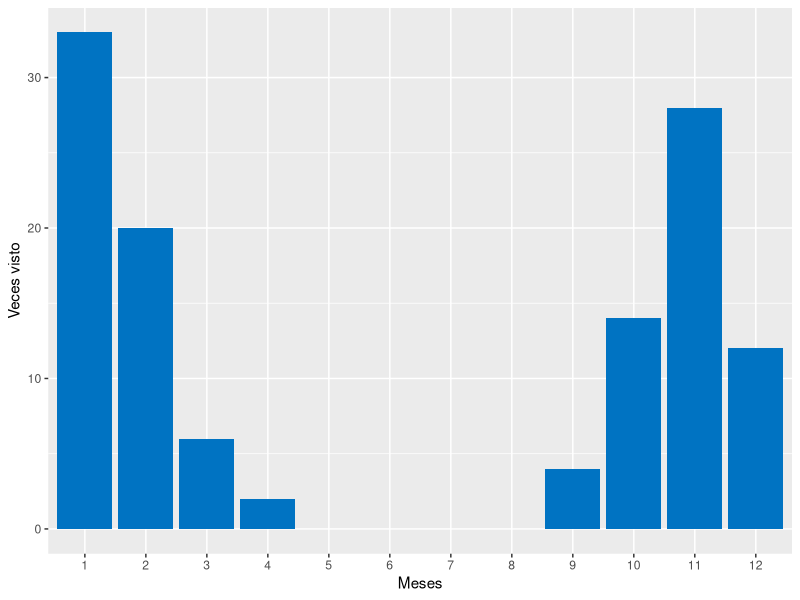

The R script that drew this image:
## ---- chunk 1
library(tidyverse)
library(readr)
library(lubridate)
library(ggplot2)
## ---- chunk 2
data_inat <- read_csv("data_inat.csv", show_col_types = FALSE)
## ---- chunk 3
data_inat <- data_inat %>% 
  select(., scientific_name, common_name, time_observed_at) %>%
  # Elimina las filas que no tengan fecha
  filter(., !time_observed_at == "")
## ---- chunk 4
head(data_inat)
## ---- chunk 5
data_inat <- data_inat%>% 
  mutate(., month_observed_at = as.character(month(time_observed_at)))
## ---- chunk 6
head(data_inat)
## ---- chunk 7
# Para contar n° de obs por especie
new_inat_data <- data_inat %>%
  count(scientific_name)

new_inat_data
## ---- chunk 8
data_inat %>% 
  filter(., .$scientific_name=="Salvator merianae") %>% 
  select(month_observed_at) %>% 
  summarise(., avg = mean(month_observed_at))
## ---- chunk 9
n_meses <- c("1","2","3","4","5","6","7","8","9","10","11","12")

data_inat %>% 
  select(scientific_name, month_observed_at) %>% 
  filter(scientific_name == "Salvator merianae") %>%
  arrange(., month_observed_at) %>% 
  ggplot(., aes(month_observed_at)) +
    geom_bar(fill = "#0073C2FF") +
    scale_x_discrete(name ="Meses", limits=c(n_meses)) +
    scale_y_continuous(name ="Veces visto")
  
  
